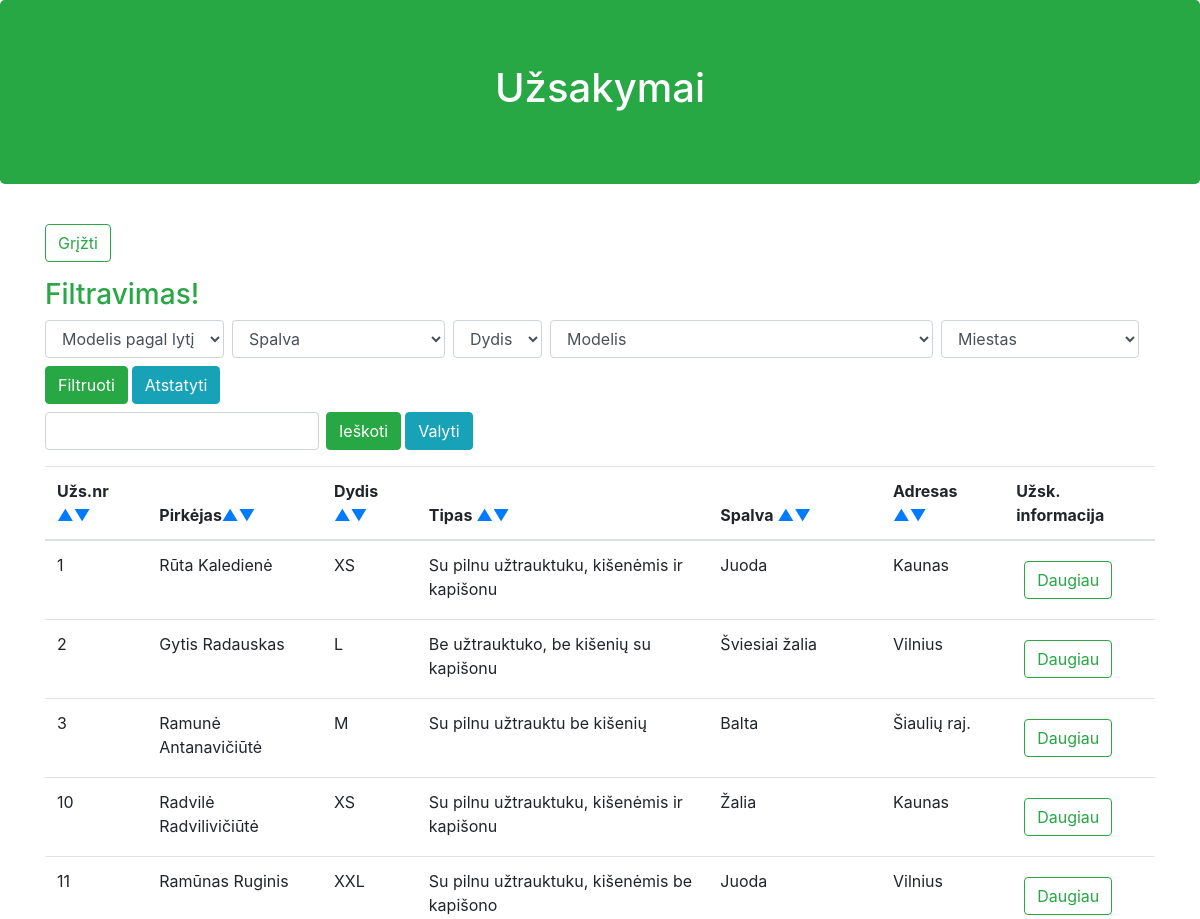
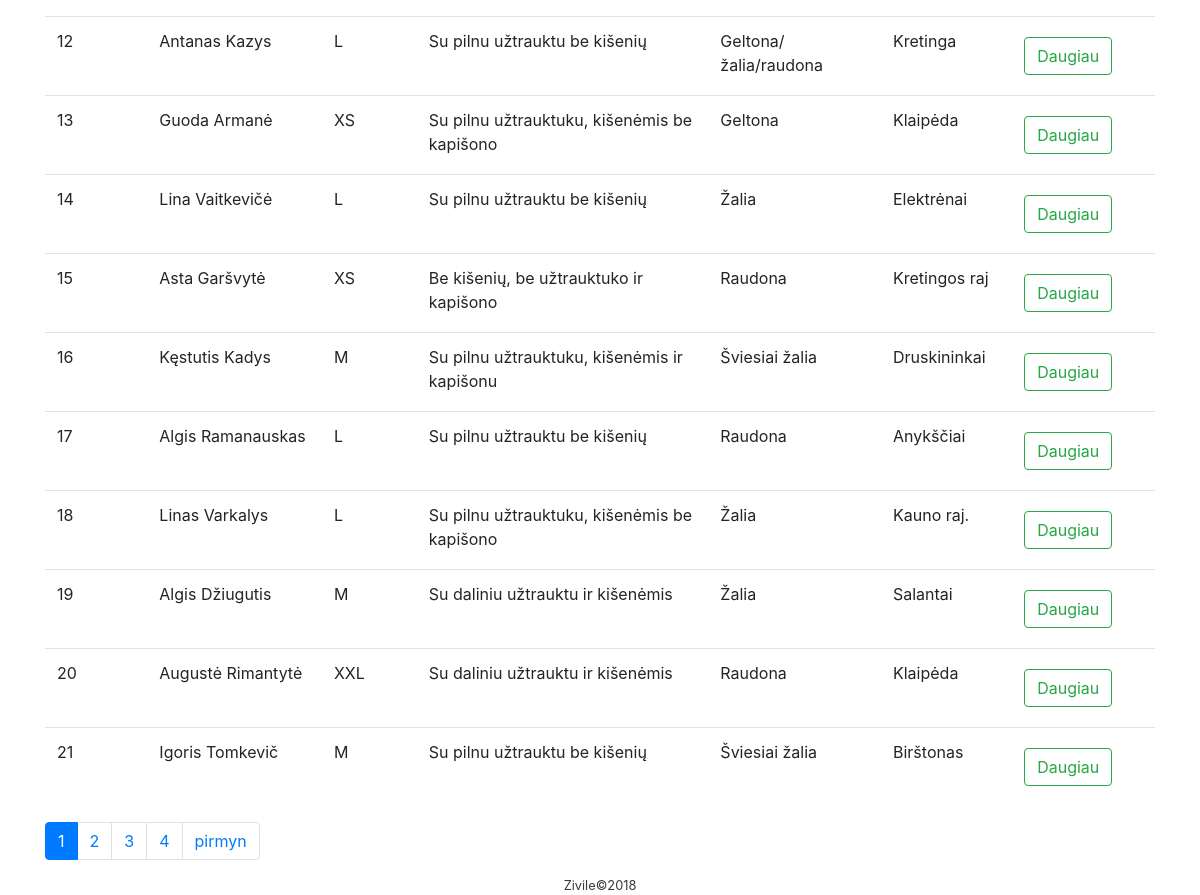
/orders_list.php, run on the app's committed database (2 pictures, top to bottom).
### tables this page shows
CREATE TABLE IF NOT EXISTS `orders` (
  `id` int(11) NOT NULL AUTO_INCREMENT,
  `jumper_id` int(11) NOT NULL,
  `jumper_color_id` int(11) NOT NULL,
  `jumper_gender_id` int(11) NOT NULL,
  `jumper_size_id` int(11) NOT NULL,
  `buyer_name` varchar(255) NOT NULL,
  `buyer_lastname` varchar(255) NOT NULL,
  `buyer_address_1` varchar(255) NOT NULL,
  `buyer_address_2` varchar(255) DEFAULT NULL,
  `mobile` varchar(255) DEFAULT NULL,
  `city_id` int(11) NOT NULL,
  PRIMARY KEY (`id`)
);

CREATE TABLE IF NOT EXISTS `jumper_size` (
  `id` int(11) NOT NULL AUTO_INCREMENT,
  `size` varchar(255) NOT NULL,
  PRIMARY KEY (`id`)
);

CREATE TABLE IF NOT EXISTS `jumpers` (
  `id` int(11) NOT NULL AUTO_INCREMENT,
  `type` text NOT NULL,
  `price` text NOT NULL,
  `about_product` text NOT NULL,
  PRIMARY KEY (`id`)
);

CREATE TABLE IF NOT EXISTS `jumper_color` (
  `id` int(11) NOT NULL AUTO_INCREMENT,
  `color` varchar(255) NOT NULL,
  PRIMARY KEY (`id`)
);

CREATE TABLE IF NOT EXISTS `cities` (
  `id` int(11) NOT NULL AUTO_INCREMENT,
  `city` varchar(255) NOT NULL,
  PRIMARY KEY (`id`)
);

### public/orders_list.php (the view, shortened to what this page needs)
<?php
require_once '../database.php';
function linkTo($parametrai)
{
    $parametrai = array_merge($_GET, $parametrai);
    $mas = array();
    foreach ($parametrai as $key => $value) {
        $mas[] = urlencode($key) . "=" . urlencode($value);
    }
    if (count($mas) > 0) {
        return "orders_list.php?" . implode("&", $mas);
    }
    return "orders_list.php";
}
$results_per_page = 15;
if (!isset($_GET['page'])) {
    $page = 1;
} else {
    $page = (int)$_GET['page'];
}
$page = max(1, $page);
$this_page_first_result = ($page - 1) * $results_per_page;
$galimi_laukai = array('id', 'buyer', 'type', 'color', 'size', 'street', 'town', 'city');
if (isset($_GET['laukas']) && in_array($_GET['laukas'], $galimi_laukai)) {
    $rusiavimas = $_GET['laukas'];
} else {
    $rusiavimas = 'id';
}
if (isset($_GET['kryptis']) && $_GET['kryptis'] == 'desc') {
    $kryptis = 'desc';
} else {
    $kryptis = 'asc';
}
$sql = "SELECT
    orders.id AS id,
    CONCAT(
        orders.buyer_name,
        ' ',
        orders.buyer_lastname
    ) AS buyer,
    jumpers.type AS type,
    jumper_color.color AS color,
    jumper_gender.gender AS gender,
    jumper_size.size AS size,
    orders.buyer_address_1 AS street,
    orders.buyer_address_2 AS town,
    orders.mobile AS mobile,
    cities.city AS city
FROM
    orders
LEFT JOIN jumpers ON orders.jumper_id = jumpers.id
LEFT JOIN jumper_color ON orders.jumper_color_id = jumper_color.id
LEFT JOIN jumper_gender ON orders.jumper_gender_id = jumper_gender.id
LEFT JOIN jumper_size ON orders.jumper_size_id = jumper_size.id
LEFT JOIN cities ON orders.city_id = cities.id";
$sqlSkaic = "SELECT count(*) as kiekis FROM orders
LEFT JOIN jumpers ON orders.jumper_id = jumpers.id
LEFT JOIN jumper_color ON orders.jumper_color_id = jumper_color.id
LEFT JOIN jumper_gender ON orders.jumper_gender_id = jumper_gender.id
LEFT JOIN jumper_size ON orders.jumper_size_id = jumper_size.id
LEFT JOIN cities ON orders.city_id = cities.id";
$searchString = '';
$sql .= " ORDER BY " . $rusiavimas . ' ' . $kryptis . " LIMIT " . $this_page_first_result . "," . $results_per_page;
$mysqlResult = mysqli_query($connect, $sqlSkaic);
$row = mysqli_fetch_assoc($mysqlResult);
$number_of_pages = ceil($row['kiekis'] / $results_per_page);
$mysqlResult = mysqli_query($connect, $sql);
?>
<!DOCTYPE html>
<html lang="en">
<head>
    <link href="bootstrap/css/bootstrap.min.css" rel="stylesheet">
</head>
<body>
<header class="jumbotron bg-success text-center text-white">
    <div class="content">
        <div class="container">
            <h1> Užsakymai</h1>
        </div>
    </div>
</header>
<section>
    <div class="container">
        <div>
            <ul class="nav nav-pills">
                <li class="mb-3">
                    <a href="index.php" class="btn btn-outline-success mt-2 mb" role="button" aria-pressed="true">Grįžti</a>
                </li>
            </ul>
        </div>
        <div class="row">
            <div class="input-group ">
                <div class="col-lg-12 mb-2">
                    <h3 class="text-success">Filtravimas!</h3>
                    <form action="orders_list.php" method="get" class="form-inline">
                        <div class="form-group mr-2">
                            <select class="form-control" name="gender">
                                <option value="" disabled selected hidden>Modelis pagal lytį</option>
                            </select>
                        </div>
                        <div class="form-group mr-2">
                            <select class="form-control" name="color">
                                <option value="" disabled selected hidden>Spalva</option>
                            </select>
                        </div>
                        <div class="form-group mr-2">
                            <select class="form-control" name="size">
                                <option value="" disabled selected hidden>Dydis</option>
                            </select>
                        </div>
                        <div class="form-group mr-2">
                            <select class="form-control" name="type">
                                <option value="" disabled selected hidden>Modelis</option>
                            </select>
                        </div>
                        <div class="form-group mr-2">
                            <select class="form-control" id="rajonas" name="city">
                                <option value="" disabled selected hidden>Miestas</option>
                            </select>
                        </div>
                        <button type="submit" class="btn btn-success mt-2">Filtruoti</button>
                        <a href="orders_list.php" class="btn btn-info mt-2 ml-1" role="button" aria-pressed="true">Atstatyti</a>
                    </form>
                </div>
            </div>
        </div>
    </div>
</section>
<div class="container">
    <div class="row">
        <div class="input-group col-md-5 mb-3">
            <form action="orders_list.php" method="get" class="form-inline">
                <input class="form-control" type="text" name="search"
                       value="<?php echo htmlspecialchars($searchString); ?>">
                <div class="input-group-append">
                    <button class="btn btn-success ml-2" type="submit">Ieškoti</button>
                    <a href="orders_list.php" class="btn btn-info ml-1" role="button" aria-pressed="true">Valyti</a>
                </div>
            </form>
        </div>
    </div>
    <div class="table-responsive">
        <table class="table">
            <thead>
            <tr>
                <th>Užs.nr <a href="<?php echo linkTo(["laukas" => "id", "kryptis" => "asc"]); ?>">&#x25B2</a><a
                            href="<?php echo linkTo(["laukas" => "id", "kryptis" => "desc"]); ?>">&#x25BC</th>
                <th>Pirkėjas<a href="<?php echo linkTo(["laukas" => "buyer", "kryptis" => "asc"]); ?>">&#x25B2</a><a
                            href="<?php echo linkTo(["laukas" => "buyer", "kryptis" => "desc"]); ?>">&#x25BC</th>
                <th>Dydis <a href="<?php echo linkTo(["laukas" => "size", "kryptis" => "asc"]); ?>">&#x25B2</a><a
                            href="<?php echo linkTo(["laukas" => "size", "kryptis" => "desc"]); ?>">&#x25BC</th>
                <th>Tipas <a href="<?php echo linkTo(["laukas" => "type", "kryptis" => "asc"]); ?>">&#x25B2</a><a
                            href="<?php echo linkTo(["laukas" => "type", "kryptis" => "desc"]); ?>">&#x25BC</th>
                <th>Spalva <a href="<?php echo linkTo(["laukas" => "color", "kryptis" => "asc"]); ?>">&#x25B2</a><a
                            href="<?php echo linkTo(["laukas" => "color", "kryptis" => "desc"]); ?>">&#x25BC</th>
                <th>Adresas <a href="<?php echo linkTo(["laukas" => "city", "kryptis" => "asc"]); ?>">&#x25B2</a><a
                            href="<?php echo linkTo(["laukas" => "city", "kryptis" => "desc"]); ?>">&#x25BC</th>
                <th>Užsk. informacija</th>
            </tr>
            </thead>
            <tbody>
            <?php while ($row = mysqli_fetch_assoc($mysqlResult)) { ?>
                <tr>
                    <td><?php echo $row['id']; ?></td>
                    <td><?php echo htmlentities($row['buyer'], ENT_QUOTES); ?></td>
                    <td><?php echo $row['size']; ?></td>
                    <td><?php echo $row['type']; ?></td>
                    <td><?php echo $row['color']; ?></td>
                    <td><?php echo $row['city']; ?></td>
                    <td><a href=more_info.php?id=<?php echo $row['id']; ?> class="btn btn-outline-success m-2 " role="button" aria-pressed="true">Daugiau</a>
                    </td>
                </tr>
            <?php }; ?>
            </tbody>
        </table>
    </div>
    <div>
        <ul class="pagination">
            <?php for ($pageNo = 1; $pageNo <= $number_of_pages; $pageNo++) {
                if ($page == $pageNo) {
                    echo '<li class="page-item active" >';
                } else {
                    echo '<li>';
                }
                echo '<a class="page-link" href="' . linkTo(['page' => $pageNo]) . '">' . $pageNo . '</a></li>';
            }
            ?>
            <?php if (($page != $number_of_pages) && ($number_of_pages > 1)) { ?>
                <li class="page-item"><a class="page-link "href="<?php echo linkTo(["page" => $page + 1]); ?>">pirmyn</a></li>
            <?php } ?>
        </ul>
    </div>
    <footer>
        <footer>
            <div class="container">
                <p class="m-0 text-center text-dark small">Zivile&copy;<?php echo date("Y") ?></p>
            </div>
        </footer>
    </footer>
</body>
</html>

### data on the page
orders: id "1", buyer "Rūta Kaledienė", jumper_size.size "XS", jumper.type "Su pilnu užtrauktuku, kišenėmis ir kapišonu", jumper_color.color "Juoda", city.city "Kaunas"
orders: id "2", buyer "Gytis Radauskas", jumper_size.size "L", jumper.type "Be užtrauktuko, be kišenių su kapišonu", jumper_color.color "Šviesiai žalia", city.city "Vilnius"
orders: id "3", buyer "Ramunė Antanavičiūtė", jumper_size.size "M", jumper.type "Su pilnu užtrauktu be kišenių", jumper_color.color "Balta", city.city "Šiaulių raj."
orders: id "10", buyer "Radvilė Radvilivičiūtė", jumper_size.size "XS", jumper.type "Su pilnu užtrauktuku, kišenėmis ir kapišonu", jumper_color.color "Žalia", city.city "Kaunas"
orders: id "11", buyer "Ramūnas Ruginis", jumper_size.size "XXL", jumper.type "Su pilnu užtrauktuku, kišenėmis be kapišono", jumper_color.color "Juoda", city.city "Vilnius"
orders: id "12", buyer "Antanas Kazys", jumper_size.size "L", jumper.type "Su pilnu užtrauktu be kišenių", jumper_color.color "Geltona/žalia/raudona", city.city "Kretinga"
orders: id "13", buyer "Guoda Armanė", jumper_size.size "XS", jumper.type "Su pilnu užtrauktuku, kišenėmis be kapišono", jumper_color.color "Geltona", city.city "Klaipėda"
orders: id "14", buyer "Lina Vaitkevičė", jumper_size.size "L", jumper.type "Su pilnu užtrauktu be kišenių", jumper_color.color "Žalia", city.city "Elektrėnai"
orders: id "15", buyer "Asta Garšvytė", jumper_size.size "XS", jumper.type "Be kišenių, be užtrauktuko ir kapišono", jumper_color.color "Raudona", city.city "Kretingos raj"
orders: id "16", buyer "Kęstutis Kadys", jumper_size.size "M", jumper.type "Su pilnu užtrauktuku, kišenėmis ir kapišonu", jumper_color.color "Šviesiai žalia", city.city "Druskininkai"
orders: id "17", buyer "Algis Ramanauskas", jumper_size.size "L", jumper.type "Su pilnu užtrauktu be kišenių", jumper_color.color "Raudona", city.city "Anykščiai"
orders: id "18", buyer "Linas Varkalys", jumper_size.size "L", jumper.type "Su pilnu užtrauktuku, kišenėmis be kapišono", jumper_color.color "Žalia", city.city "Kauno raj."
orders: id "19", buyer "Algis Džiugutis", jumper_size.size "M", jumper.type "Su daliniu užtrauktu ir kišenėmis", jumper_color.color "Žalia", city.city "Salantai"
orders: id "20", buyer "Augustė Rimantytė", jumper_size.size "XXL", jumper.type "Su daliniu užtrauktu ir kišenėmis", jumper_color.color "Raudona", city.city "Klaipėda"
orders: id "21", buyer "Igoris Tomkevič", jumper_size.size "M", jumper.type "Su pilnu užtrauktu be kišenių", jumper_color.color "Šviesiai žalia", city.city "Birštonas"
